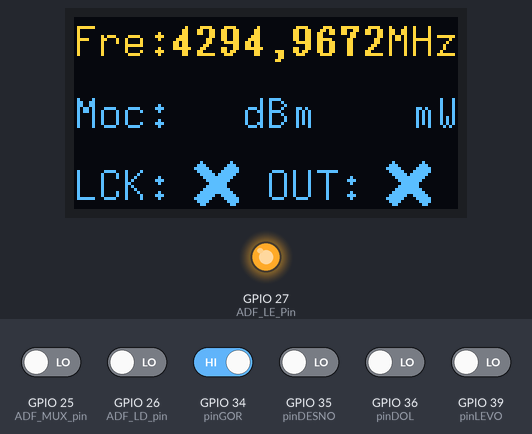
Simulated run of this sketch. Board: ESP32. On the bench: 128×64 one-colour display, output pins drawn as LEDs (lit = HIGH). Inputs (shaded band) come from the test bench; at power-on: GPIO 34 (pinGOR) HIGH, GPIO 25 (ADF_MUX_pin), GPIO 26 (ADF_LD_pin), GPIO 35 (pinDESNO), GPIO 36 (pinDOL), GPIO 39 (pinLEVO) LOW. The OLED is the two-colour kind (top 16 rows yellow); EEPROM starts erased.

Above: at 1.3 s.
1.4 s: GPIO 25 (ADF_MUX_pin) driven HIGH
At 2.1 s:
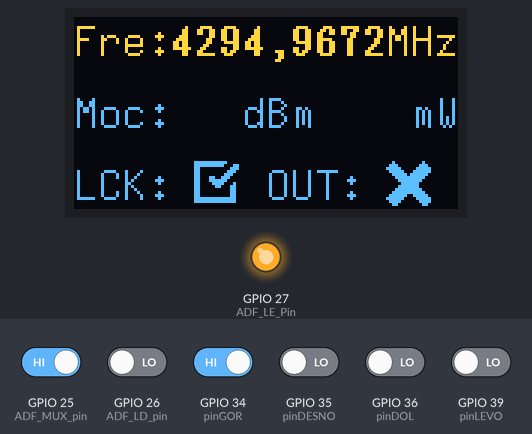
3.1 s: GPIO 26 (ADF_LD_pin) driven HIGH
At 4.0 s:
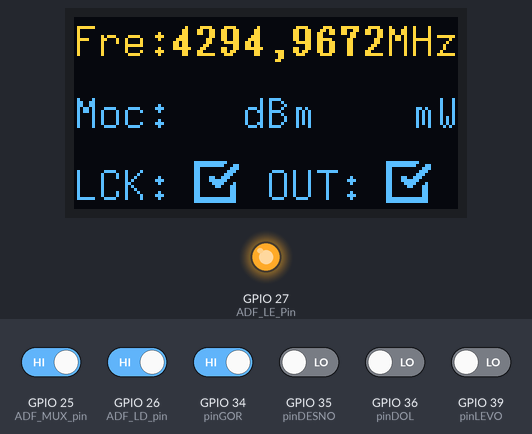
4.8 s: GPIO 36 (pinDOL) driven HIGH
At 6.02 s:
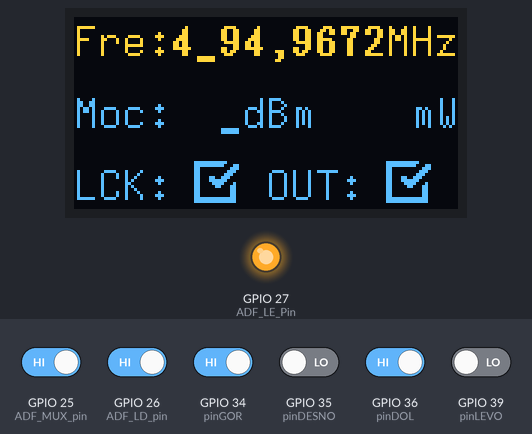
7.4 s: GPIO 39 (pinLEVO) driven HIGH
At 8.56 s:
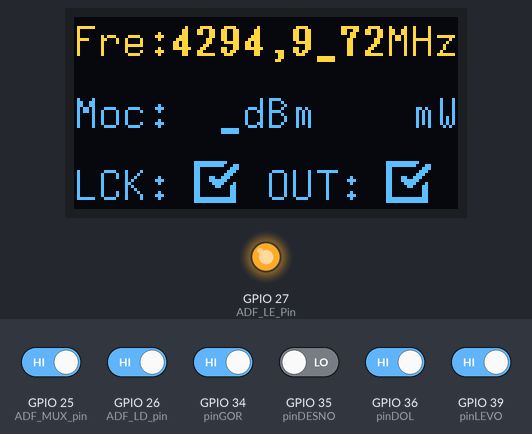
10.1 s: GPIO 34 (pinGOR) driven LOW
At 10.26 s:
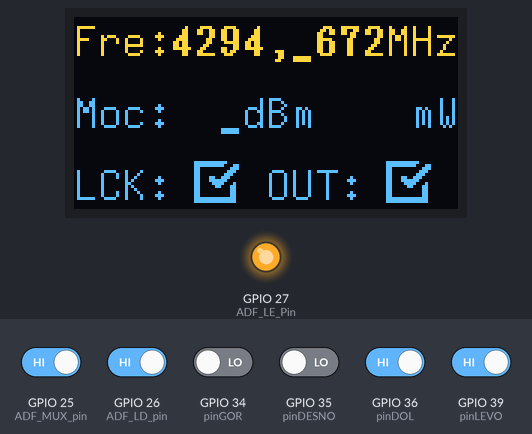
11.8 s: GPIO 25 (ADF_MUX_pin) driven LOW
At 12.5 s:
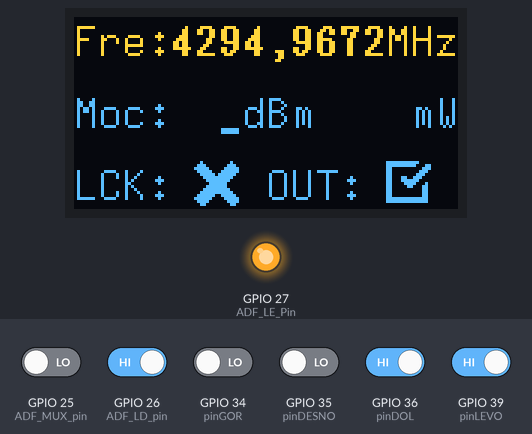
Timing chart, 0 to 14.3 s (numbered marks = the images above; inputs shaded):
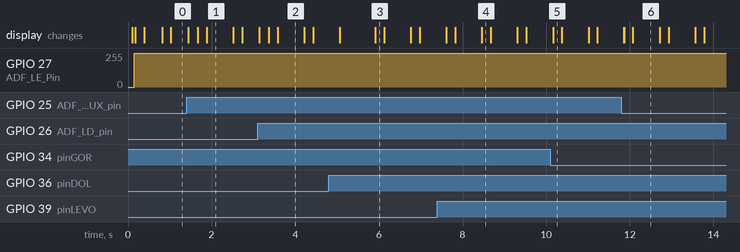

Measured:
- after the input at 1.4 s, the display: changes at once (image 1)
- after the input at 3.1 s, the display: changes at once (image 2)
- after the input at 4.8 s, the display: first changes after 0.26 s (image 3 shows a later state)
- after the input at 11.8 s, the display: changes after 0.05 s (image 6)
- what the display in image 1 shows lasts 0.6 s, from 1.9 s to 2.5 s

The sketch:

ADF4351_ESP32_OLED_generator.ino
```cpp
/*
 * ESP32   Dev Module
 * ADF je na HSPI
 * VSPI je prost za TFT zaslon
 *
 *  pin  ESP32     ADF
 *   14  CLK    -> CLK
 *   13  MOSI   -> DATA
 *   27  CS, CE -> LE
 *   25  locked -> MUX
 *   26  OUT    -> LD
 *       EN     -> CE
 *
 *
 *   VSPI     5 SS, CS, CE     - SW default
 *           18 SCK            - HW default
 *           19 MISO, SDO      - HW default
 *           23 MOSI, SDI, SDA - HW default
 *           nn A0, DC, CD, RS - SW
 *              RESET          - SW ali RESET
 *
 *    ADF    27 SS, CS, CE     - SW
 *           14 SCK            - HW default
 *           12 MISO, SDO      - HW default - ni v uporabi
 *           13 MOSI, SDI, SDA - HW default
 *
 *           andrejkregar53@gmail.com
*/


// za vpis zadnje frekvence in moči
#include <EEPROM.h>

// OLED zadeve    !!!!!!  ne pozabi PULL UP uporov 3,9 kOhm na SDA in SCL !!!!!!
// https://github.com/olikraus/u8g2/wiki/u8x8setupc

#include <U8x8lib.h>
#include <Wire.h>                                                    // I2C knjižnica
//U8X8_SH1106_128X64_NONAME_HW_I2C u8x8(U8X8_PIN_NONE);                // u8x8 ime zaslona MALI BELI
U8X8_SSD1306_128X64_NONAME_HW_I2C u8x8(U8X8_PIN_NONE);               // u8x8 ime zaslona SSD1309 VELIKI BELI ali MALI RUMENO-MODRI
//U8X8_SSD1327_EA_W128128_HW_I2C u8x8(/* reset=*/ U8X8_PIN_NONE);      // u8x8 ime zaslona SSD1327 VELIKI RUMENI

// SPI zadeve
#include <SPI.h>
SPIClass ADF(HSPI);                           // naredimo še en SPI Class in mu damo ime ADF. Fizično je vezan na drugi SPI vmesnik

// ADF pini
#define ADF_LE_Pin  27                        // SPI signal CE, CS, SS
#define ADF_MUX_pin 25                        // digital Lock - locked
#define ADF_LD_pin  26                        // izhod - zelena LED - OUT

// tipke                                      // ti pini zahtevajo HW Pull-Up upore nekaj kOhm! Tipke vežemo na maso.
#define pinLEVO  39                           // siva
#define pinDOL   36                           // bela
#define pinGOR   34                           // vijolična
#define pinDESNO 35                           // modra

// za CASE
#define DESNO 10
#define GOR   11
#define DOL   12
#define LEVO  13
#define NIC   14

byte tipke = 0;
byte kurzor  = 5;                             // kurzor od 0 do 15, 5 je začetni položaj
byte vejica  = 8;
byte vrstica = 0;                             // začetni položaj              - nekje je še nekaj narobe.
byte vrstica_F = 0;                           // vrstica za frekvenco         - vrstica in vrstica_F morata obe imeti isto vrednost
byte vrstica_M = 3;                           // vrstica za moč
byte vrstica_S = 6;                           // vrstica za stanje

uint32_t zdaj, prej;                          // za utripanje kurzorja

uint64_t frekvenca =  123456789;              // nekaj čudnega: pri uint32_t nekatere frekvence ne delajo
uint64_t frekvenca_nova;
uint32_t frekvenca_MHz;
uint32_t frekvenca_dec;

uint32_t frekvenca_min = 34376000;            // najnižja in  najvišja frekvenca
uint32_t frekvenca_max = 3600000000;          // 3,6 GHz, odvisno od prescalerja
uint8_t  RF_out_pwr_nova;
uint8_t  naslov;

#define REF_CLK 25000000                      // izmerjena interna referenca 24.999.864 Hz

#define SHL(x,y) ((uint32_t)1<<y)*x           // za vpis v registre

// REGISTRI
// Register 0:
uint16_t INT = 0;
uint16_t FRAC = 0;

// Register 1:
uint8_t  phase_adj = 0;                       // 0 OFF   1 ON        0 - dela???                                        -   RF Settings
uint8_t  prescaler = 0;                       // 0 4/5   1 8/9       0 - 3,6 GHz  1 -  4,4 GHz                          -   RF Settings
uint16_t phase_val = 1;                       // biti mora manj kot MOD !!!!                                            -   RF Settings
uint16_t MOD = 4095;                          // interpolator modulus - določa resolucijo, [max 4095]                   -   RF Settings
                                              // MOD = pfd_freq / resolucija - za 100 Hz max, -> glej enačba 4

// Register 2:
uint8_t  Low_Noise_Spur = 0b00;               // 0b00 Low Loise,  0b11 Low Spur
uint8_t  LDP = 0;                             // 0 10nS,     1 6nS
uint8_t  Mux_out = 0b110;                     // 0b110 digital lock, 0b101 analog lock  [b28, b27, b2]
uint8_t  PD_polarity = 1;                     // 0 negative, 1 positive
uint8_t  Dbl_buf = 1;                         // 0 Disabled, 1 Enabled
uint8_t  Power_down = 0;                      // 0 Disabled, 1 Enabled
uint8_t  Charge_pump_current = 0b0111;        // 2,50ma      prej 0b1100 4,06 mA
uint8_t  CP_3_state = 0;                      // 0 Disabled, 1 Enabled
uint8_t  LDF = 0;                             // 0 FRAC_N,   1 INT_N         1 včasih utripa ????
uint8_t  Counter_reset = 0;                   // 0 Disabled, 1 Enabled       1 ne dela
uint16_t Ref_counter = 10;                    // od 1 do 1023  ???           10                                         -   RF Settings
uint8_t  Ref_doubler = 0;                     // 0 Disabled, 1 Enabled       če je ref frekvenca 25 MHz mora biti 0     -   RF Settings
uint8_t  Ref_div2 = 0;                        // 0 Disabled, 1 Enabled       bolje 1                                    -   RF Settings

// Register 3:
uint8_t  Band_Select_CLK_Mode = 1;            // 0 Low, 1 High    0 dela, bolje je 1, ampak mora biti Enable FRAC/MOD GCD ????????
uint8_t  ABP = 0;                             // 0 6nS, 1 3 nS
uint8_t  Charge_cancel = 0;                   // 0 Disabled, 1 Enabled
uint8_t  CSR = 0;                             // 0 Disabled, 1 Enabled
uint16_t CLK_div_value = 150;                 // od 1 do 4095  ??? timeout   150 po SW
uint8_t  CLK_div_mode = 0b01;                 // 0b00 CLK_div_mode OFF, 01 fast lock enable 10 resync enable ->  pin SW poveže na AGND

// Register 4:
uint8_t  Feedback_sig = 1;                    // 0 divided, 1 fundamental                                               -   RF Settings
uint8_t  Output_div   = 2;                    // kasneje se spreminja v odvisnosti od izbrane frekvence                 -   RF Settings
uint8_t  VCO_pwrdown  = 0;                    // 0 VCO powered UP, 1 powered DOWN
uint8_t  MTLD = 1;                            // mute 0 Disabled, 1 Enabled
uint8_t  AUX_out_sel  = 0;                    // 0 divided, 1 fundamental
uint8_t  AUX_out_ena  = 0;                    // 0 Disabled, 1 Enabled
uint8_t  AUX_pwr = 0;                         // 0 -4dBm, 1 -1dBm, 2 +2dBm, 3 +5dBm
uint8_t  RF_enab = 1;                         // 0 - output disabled
uint8_t  RF_out_pwr = 2;                      // 0 -4dBm, 1 -1dBm, 2 +2dBm, 3 +5dBm
                                              // 0,4 mW   0,8 mW   1,6 mW   3,16 mW
uint8_t  Band_Select_CLK = 100;               // 0b00..01 1, 0b00..10 2, 0b11..00 252, 0b11..11 255

// Register 5:
uint8_t  LD_pinmode = 1;                      // 1 digital lock detect

// Register 5:
uint32_t reg[6] = {0, 0, 0, 0, 0, 0};

// enačba 4
uint32_t pfd_freq = (REF_CLK * (1 + Ref_doubler)) / (Ref_counter * ((1 + Ref_div2)));


///////////// setup /////////////
void setup()
{
//  Serial.begin(115200);

  pinMode (ADF_MUX_pin, INPUT);
  digitalWrite(ADF_MUX_pin, LOW);
  pinMode (ADF_LD_pin, INPUT);
  digitalWrite(ADF_LD_pin, LOW);

  pinMode(pinDOL,   INPUT);
  pinMode(pinLEVO,  INPUT);
  pinMode(pinGOR,   INPUT);
  pinMode(pinDESNO, INPUT);

  // za OLED
  Wire.setClock(3400000);                     // najvišja še zanesljiva hitrost v Hz
  u8x8.begin();                               // (SDA, SCL)  !!!!!!  ne pozabi PULL UP uporov 3,9 kOhm  !!!!!!
  u8x8.setPowerSave(0);
  u8x8.setFont(u8x8_font_7x14_1x2_f);         // Izberemo font
  napisiOsnovo();
  u8x8.setFont(u8x8_font_7x14B_1x2_f);        // bold

  // SPI_2
  pinMode (ADF_LE_Pin, OUTPUT);
  ADF.begin(14, 12, 13, 27);                  // CLK, MISO, MOSI, SS     privzete vrednosti, razen SS!
  delayMicroseconds(10);                      // dodano 11.4                    Kako je že rekla nuna?
  ADF.beginTransaction(SPISettings(8000000, MSBFIRST, SPI_MODE0));         // dodano 19.4

  EEPROM.begin(8);                            // najmanj ta velikost, max je 512 bytov, od 0 do 511
  naslov = 0;                                 // sem smo spravili krekvenco
  frekvenca = EEPROM.readULong(naslov);       // preberemo zadnjo frekvenco
  naslov += sizeof(unsigned long);
  RF_out_pwr = EEPROM.readUInt(naslov);       // preberemo zadnjo moč
  frekvenca_nova = frekvenca;                 // ??? če takoj berem frekvenca_nova ob vklopu nekaj trzne
  RF_out_pwr_nova = RF_out_pwr;

  delay(50);

  pripravi_registre();                        // vpišemo prebrano stanje
  posodobi_vse_registre();
  delay(50);
}

///////////// loop /////////////
void loop()
{
  tipke = beri_tipke();
  racunaj_tipke();
  napisiRezultate();

  if ((frekvenca_nova != frekvenca) || (RF_out_pwr_nova != RF_out_pwr))       // v registre ADF in EEPROM vpisujemo samo spremembe
  {
    frekvenca = frekvenca_nova;
    RF_out_pwr = RF_out_pwr_nova;

    naslov = 0;                               // pisanje v EEPROM
    EEPROM.writeULong(naslov, frekvenca);
    naslov += sizeof(unsigned long);
    EEPROM.writeUInt(naslov, RF_out_pwr);
    EEPROM.commit();

    pripravi_registre();
    posodobi_vse_registre();
  }
}


///////////// podprogrami /////////////
void pripravi_registre()
{
  if (frekvenca >= 2200000000) Output_div = 0;
  if (frekvenca < 2200000000) Output_div = 1;
  if (frekvenca < 1100000000) Output_div = 2;
  if (frekvenca < 550000000) Output_div = 3;
  if (frekvenca < 275000000) Output_div = 4;
  if (frekvenca < 137500000) Output_div = 5;
  if (frekvenca < 68750000) Output_div = 6;

// osnovni enačbi
  INT = (frekvenca * (1 << Output_div)) / pfd_freq;
  FRAC = (((frekvenca * (1 << Output_div)) % pfd_freq) * 4095) / pfd_freq;

  reg[0] = SHL(INT, 15) | SHL(FRAC, 3) | 0b000;
  reg[1] = SHL(phase_adj, 28)  | SHL(prescaler, 27)  | SHL(phase_val, 15)  | SHL(MOD, 3) | 0b001;
  reg[2] = SHL(Low_Noise_Spur, 29) | SHL(Mux_out, 26) | SHL(Ref_doubler, 25) | SHL(Ref_div2, 24)
         | SHL(Ref_counter, 14) | SHL(Dbl_buf, 13) | SHL(Charge_pump_current, 9) | SHL(LDF, 8)
         | SHL(LDP, 7) | SHL(PD_polarity, 6) | SHL(Power_down, 5) | SHL(CP_3_state, 4)
         | SHL(Counter_reset, 3) | 0b010;
  reg[3] = SHL(Band_Select_CLK_Mode, 23) | SHL(ABP, 22) | SHL(Charge_cancel, 21) | SHL(CSR, 18)
         | SHL(CLK_div_mode, 15) | SHL(CLK_div_value, 3) | 0b011;
  reg[4] = SHL(Feedback_sig, 23) | SHL(Output_div, 20) | SHL(Band_Select_CLK, 12) | SHL(VCO_pwrdown, 9)
         | SHL(MTLD, 10) | SHL(AUX_out_sel, 9) | SHL(AUX_out_ena, 8) | SHL(AUX_pwr, 6)
         | SHL(RF_enab, 5) | SHL(RF_out_pwr, 3) | 0b100;
  reg[5] = SHL(LD_pinmode, 22) | SHL(0b11, 19) | 0b101;
}

void vpisi_ADF_registre(uint16_t reg_id)
{
  digitalWrite(ADF_LE_Pin, LOW);
  delayMicroseconds(10);
  ADF.transfer((uint8_t)(reg[reg_id] >> 24));
  ADF.transfer((uint8_t)(reg[reg_id] >> 16));
  ADF.transfer((uint8_t)(reg[reg_id] >> 8));
  ADF.transfer((uint8_t)(reg[reg_id]));
  delayMicroseconds(10);
  digitalWrite(ADF_LE_Pin, HIGH);
  delayMicroseconds(2500);
}

void posodobi_vse_registre()
{
  for (int i = 5; i >= 0; i--)
  {
    vpisi_ADF_registre(i);
  }
}

void napisiOsnovo()
{
  u8x8.setCursor(0, vrstica_F);               // stolpec, vrstica
  u8x8.print("Fre:");
  u8x8.drawString(13, vrstica_F, "MHz");
  u8x8.setCursor(0, vrstica_M);               // stolpec, vrstica
  u8x8.print("Moc:");
  u8x8.drawString(7, vrstica_M, "dBm");
  u8x8.drawString(14, vrstica_M, "mW");
  u8x8.setCursor(0, vrstica_S);               // stolpec, vrstica
  u8x8.print("LCK:");
  u8x8.setCursor(8, vrstica_S);               // stolpec, vrstica
  u8x8.print("OUT:");
}

void napisiRezultate()                        // na OLED   !!!!! POENOSTAVI !!!!!
{
  frekvenca_MHz = frekvenca / 1000000;
  u8x8.setCursor(4, vrstica_F);               // stolpec, vrstica
  if (frekvenca_MHz < 1000) u8x8.print(" ");
  if (frekvenca_MHz < 100)  u8x8.print(" ");
  if (frekvenca_MHz < 10)   u8x8.print(" ");
  u8x8.print(frekvenca_MHz);
//  Serial.print("frekvenca_MHz ") ; Serial.println(frekvenca_MHz);
  u8x8.setCursor(vejica, vrstica_F);
  u8x8.print(",");

  frekvenca_dec = (frekvenca - (frekvenca_MHz * 1000000)) / 100;   // deljeno s 100, če želimo 100 Hz resolucijo

  if (frekvenca_dec < 1000) u8x8.print("0");
  if (frekvenca_dec < 100)  u8x8.print("0");
  if (frekvenca_dec < 10)   u8x8.print("0");
  u8x8.print(frekvenca_dec);
//  Serial.print("frekvenca_dec ") ; Serial.println(frekvenca_dec);

  zdaj = millis();
  if (zdaj - prej >= 800)                     // utrip
  {
    u8x8.setCursor(kurzor, vrstica);
    u8x8.print("_");
    prej = zdaj;
  }
  delay(200);

  if (RF_out_pwr == 0)   {u8x8.drawString(5, vrstica_M, "-4"); u8x8.drawString(11, vrstica_M, "0,4");}
  if (RF_out_pwr == 1)   {u8x8.drawString(5, vrstica_M, "-1"); u8x8.drawString(11, vrstica_M, "0,8");}
  if (RF_out_pwr == 2)   {u8x8.drawString(5, vrstica_M, "+2"); u8x8.drawString(11, vrstica_M, "1,6");}
  if (RF_out_pwr == 3)   {u8x8.drawString(5, vrstica_M, "+5"); u8x8.drawString(11, vrstica_M, "3,2");}

  u8x8.setFont(u8x8_font_open_iconic_check_2x2);            //   u8x8.setFont(u8x8_font_open_iconic_check_2x2);
  u8x8.setCursor(5, vrstica_S);
  if  ((digitalRead(ADF_MUX_pin) == 1))  u8x8.write(67);    // 64, 65
  else u8x8.write(68);                                      // 66

  u8x8.setCursor(13, vrstica_S);
  if  ((digitalRead(ADF_LD_pin) == 1))    u8x8.write(67);
  else u8x8.write(68);                                      // 66
  u8x8.setFont(u8x8_font_7x14B_1x2_f);
}

int beri_tipke()
{
  if (digitalRead(pinGOR)   == LOW) return GOR;
  if (digitalRead(pinDOL)   == LOW) return DOL;
  if (digitalRead(pinLEVO)  == LOW) return LEVO;
  if (digitalRead(pinDESNO) == LOW) return DESNO;
  return NIC;                                               // noben gumb ni pritisnjen
}

void racunaj_tipke()
{
  switch (tipke)
  {
    case 10:                                                // desno
//      Serial.println("desno");
      kurzor ++;              // kurzor na desno

      if (kurzor == 3) kurzor = 4;                          // da ne more levo - itak ne more, ker tiščimo desno tipko !!!

      if ((vrstica == vrstica_F) && (kurzor == vejica))     // da preskoči vejico
      {
        kurzor ++;
        vrstica = vrstica_F;
      }

      if ((vrstica == vrstica_F) && (kurzor == 13))         // skoči na moč
      {
        kurzor = 6;
        vrstica = vrstica_M;
      }

      if ((vrstica == vrstica_M) && ((kurzor < 6) || (kurzor > 6)))
      {
        kurzor = 5;                                         // skoči nazaj na frekvenco
        vrstica = vrstica_F;
      }
//      Serial.print("kurzor ") ; Serial.println(kurzor);
     break;

    case 11:                                                // gor
      if (vrstica == vrstica_F)
      {
        if (kurzor == 4)  frekvenca_nova = frekvenca + 1000000000 ;     // 1 GHz
        if (kurzor == 5)  frekvenca_nova = frekvenca + 100000000 ;
        if (kurzor == 6)  frekvenca_nova = frekvenca + 10000000 ;
        if (kurzor == 7)  frekvenca_nova = frekvenca + 1000000 ;
        if (kurzor == 9)  frekvenca_nova = frekvenca + 100000 ;         // 8 je vejica
        if (kurzor == 10) frekvenca_nova = frekvenca + 10000 ;
        if (kurzor == 11) frekvenca_nova = frekvenca + 1000 ;
        if (kurzor == 12) frekvenca_nova = frekvenca + 100 ;            // 100 Hz
      }

      if(frekvenca_nova > frekvenca_max) frekvenca_nova = frekvenca;
      if(frekvenca_nova < frekvenca_min) frekvenca_nova = frekvenca;

      if ((vrstica == vrstica_M) && (kurzor == 6))
      {
        RF_out_pwr_nova = (RF_out_pwr + 1) % 4;
      }
      break;

    case 12:      // dol
      if (vrstica == vrstica_F)
      {
        if (kurzor == 4)  frekvenca_nova = frekvenca - 1000000000 ;     // 1 GHz
        if (kurzor == 5)  frekvenca_nova = frekvenca - 100000000 ;
        if (kurzor == 6)  frekvenca_nova = frekvenca - 10000000 ;
        if (kurzor == 7)  frekvenca_nova = frekvenca - 1000000 ;
        if (kurzor == 9)  frekvenca_nova = frekvenca - 100000 ;         // 8 je vejica
        if (kurzor == 10) frekvenca_nova = frekvenca - 10000 ;
        if (kurzor == 11) frekvenca_nova = frekvenca - 1000 ;
        if (kurzor == 12) frekvenca_nova = frekvenca - 100 ;            // 100 Hz
      }

      if(frekvenca_nova < frekvenca_min) frekvenca_nova = frekvenca;
      if(frekvenca_nova > frekvenca_max) frekvenca_nova = frekvenca;

      if ((vrstica == vrstica_M) && (kurzor == 6))
      {
        RF_out_pwr_nova = (RF_out_pwr - 1) % 4;                         // se zatakne, če greš navzdol, ampak BV
      }
      break;

    case 13:      // levo
//      Serial.println("levo");
      kurzor --;

      if ((kurzor == 3) && (vrstica == vrstica_F))                      // da ne more levo in skoči na moč
      {
        kurzor = 6;
        vrstica = vrstica_M;
      }

      if ((vrstica == vrstica_F) && (kurzor == vejica))                 // da preskočimo vejico
      {
        kurzor --;
        vrstica = vrstica_F;
      }

      if ((vrstica == vrstica_F) && (kurzor == 13))                     // skoči na moč
      {
        kurzor = 6;
        vrstica = vrstica_M;
      }

      if ((vrstica == vrstica_M) && ((kurzor < 6) || (kurzor > 6)))     // nazaj na frekvenco
      {
        kurzor = 5;
        vrstica = vrstica_F;
      }
//      Serial.print("kurzor ") ; Serial.println(kurzor);
      break;

    case 14:
      break;
  }
}
```
